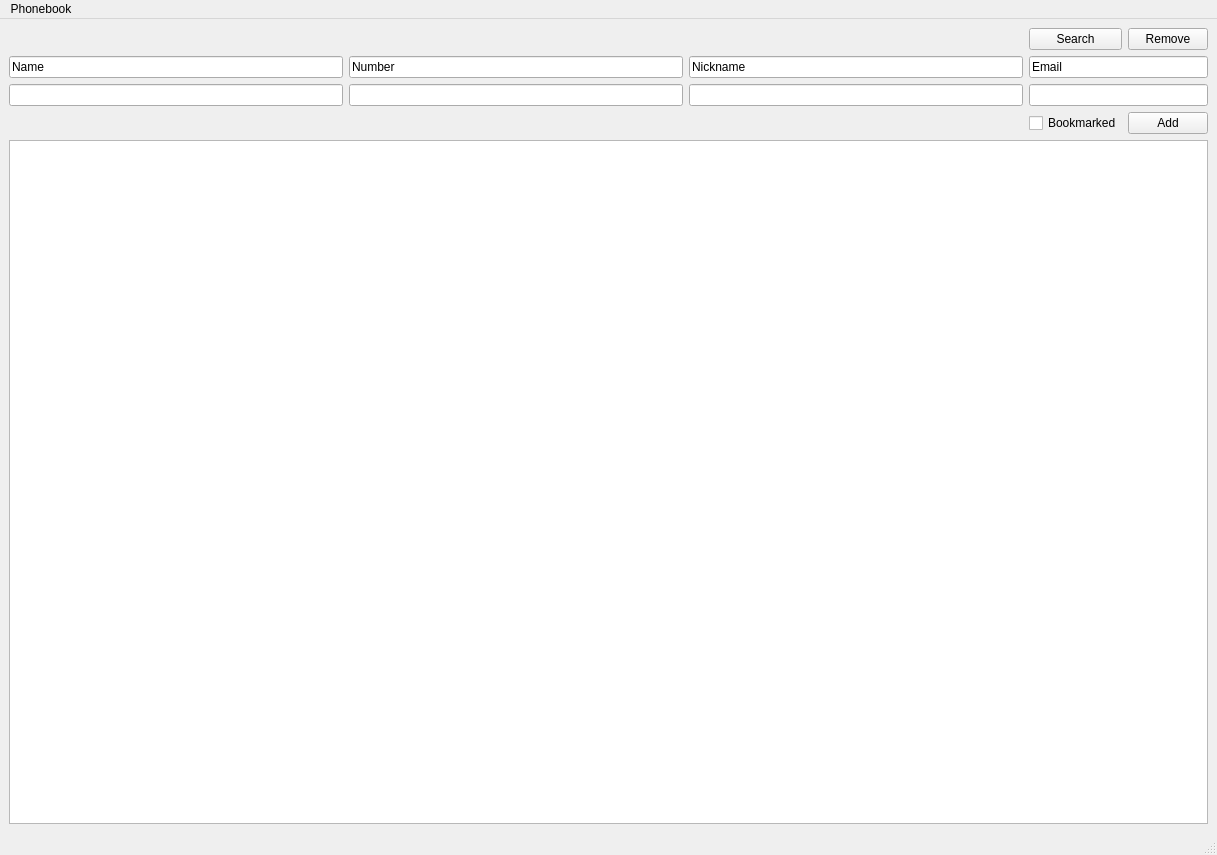
<?xml version="1.0" encoding="UTF-8"?>
<ui version="4.0">
 <class>MainWindow</class>
 <widget class="QMainWindow" name="MainWindow">
  <property name="geometry">
   <rect>
    <x>0</x>
    <y>0</y>
    <width>1217</width>
    <height>855</height>
   </rect>
  </property>
  <property name="windowTitle">
   <string>MainWindow</string>
  </property>
  <widget class="QWidget" name="centralwidget">
   <layout class="QGridLayout" name="gridLayout">
    <item row="3" column="4">
     <widget class="QPushButton" name="AddButton">
      <property name="text">
       <string>Add</string>
      </property>
     </widget>
    </item>
    <item row="1" column="3" colspan="2">
     <widget class="QLineEdit" name="lineEdit_4">
      <property name="text">
       <string>Email</string>
      </property>
     </widget>
    </item>
    <item row="4" column="0" colspan="5">
     <widget class="QTableView" name="ContactTableView"/>
    </item>
    <item row="2" column="2">
     <widget class="QLineEdit" name="NickLineEdit"/>
    </item>
    <item row="0" column="3">
     <widget class="QPushButton" name="SearchButton">
      <property name="text">
       <string>Search</string>
      </property>
     </widget>
    </item>
    <item row="0" column="4">
     <widget class="QPushButton" name="RemoveButton">
      <property name="text">
       <string>Remove</string>
      </property>
     </widget>
    </item>
    <item row="1" column="2">
     <widget class="QLineEdit" name="lineEdit_3">
      <property name="text">
       <string>Nickname</string>
      </property>
     </widget>
    </item>
    <item row="1" column="1">
     <widget class="QLineEdit" name="lineEdit_2">
      <property name="text">
       <string>Number</string>
      </property>
     </widget>
    </item>
    <item row="2" column="3" colspan="2">
     <widget class="QLineEdit" name="EmailLineEdit"/>
    </item>
    <item row="1" column="0">
     <widget class="QLineEdit" name="lineEdit">
      <property name="layoutDirection">
       <enum>Qt::LeftToRight</enum>
      </property>
      <property name="text">
       <string>Name</string>
      </property>
     </widget>
    </item>
    <item row="3" column="3">
     <widget class="QCheckBox" name="BookmarkedCheckBox">
      <property name="text">
       <string>Bookmarked</string>
      </property>
     </widget>
    </item>
    <item row="2" column="1">
     <widget class="QLineEdit" name="NumLineEdit"/>
    </item>
    <item row="2" column="0">
     <widget class="QLineEdit" name="NameLineEdit"/>
    </item>
   </layout>
  </widget>
  <widget class="QMenuBar" name="menubar">
   <property name="geometry">
    <rect>
     <x>0</x>
     <y>0</y>
     <width>1217</width>
     <height>39</height>
    </rect>
   </property>
   <widget class="QMenu" name="menuPhonebook">
    <property name="title">
     <string>Phonebook</string>
    </property>
   </widget>
   <addaction name="menuPhonebook"/>
  </widget>
  <widget class="QStatusBar" name="statusbar"/>
 </widget>
 <resources/>
 <connections/>
</ui>
